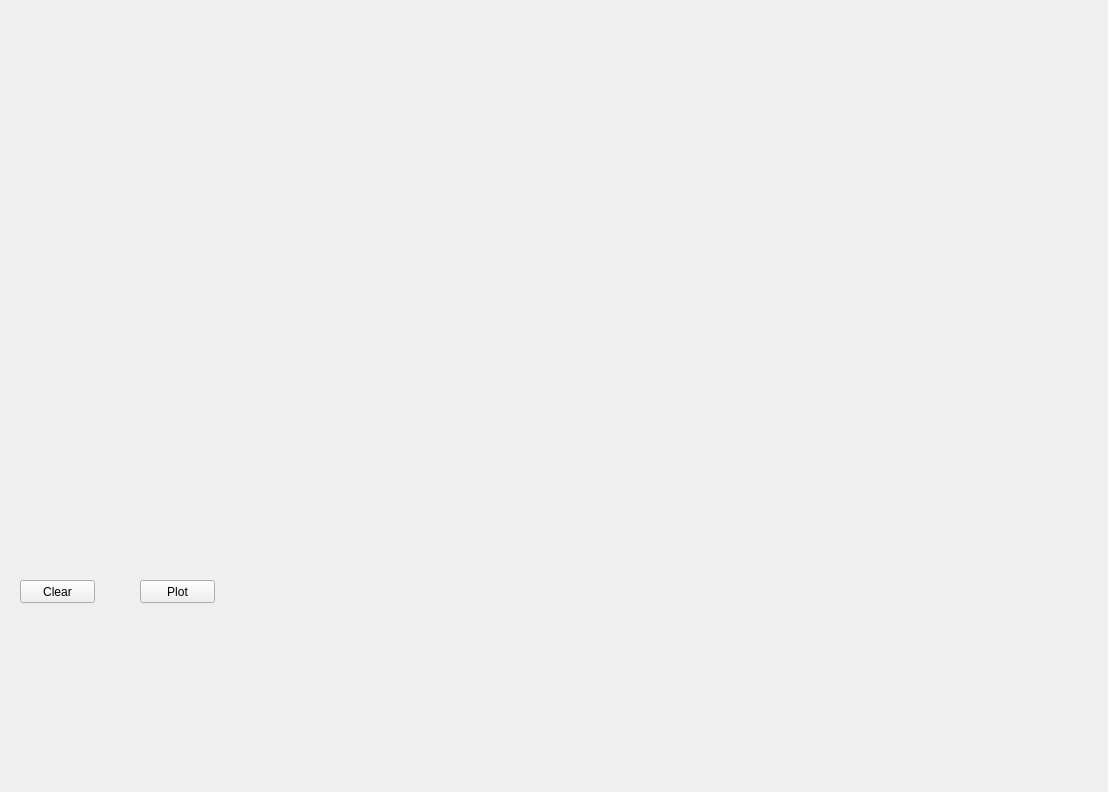
<?xml version="1.0" encoding="UTF-8"?>
<ui version="4.0">
 <class>SpeedSensorsPloting</class>
 <widget class="QWidget" name="SpeedSensorsPloting">
  <property name="geometry">
   <rect>
    <x>0</x>
    <y>0</y>
    <width>1108</width>
    <height>792</height>
   </rect>
  </property>
  <property name="windowTitle">
   <string>Form</string>
  </property>
  <widget class="QCustomPlot" name="PlotRPM" native="true">
   <property name="geometry">
    <rect>
     <x>16</x>
     <y>24</y>
     <width>1077</width>
     <height>513</height>
    </rect>
   </property>
  </widget>
  <widget class="QPushButton" name="btnClear">
   <property name="geometry">
    <rect>
     <x>20</x>
     <y>580</y>
     <width>75</width>
     <height>23</height>
    </rect>
   </property>
   <property name="text">
    <string>Clear</string>
   </property>
  </widget>
  <widget class="QPushButton" name="btnPlot">
   <property name="geometry">
    <rect>
     <x>140</x>
     <y>580</y>
     <width>75</width>
     <height>23</height>
    </rect>
   </property>
   <property name="text">
    <string>Plot</string>
   </property>
  </widget>
 </widget>
 <customwidgets>
  <customwidget>
   <class>QCustomPlot</class>
   <extends>QWidget</extends>
   <header>qcustomplot.h</header>
   <container>1</container>
  </customwidget>
 </customwidgets>
 <resources/>
 <connections/>
</ui>
